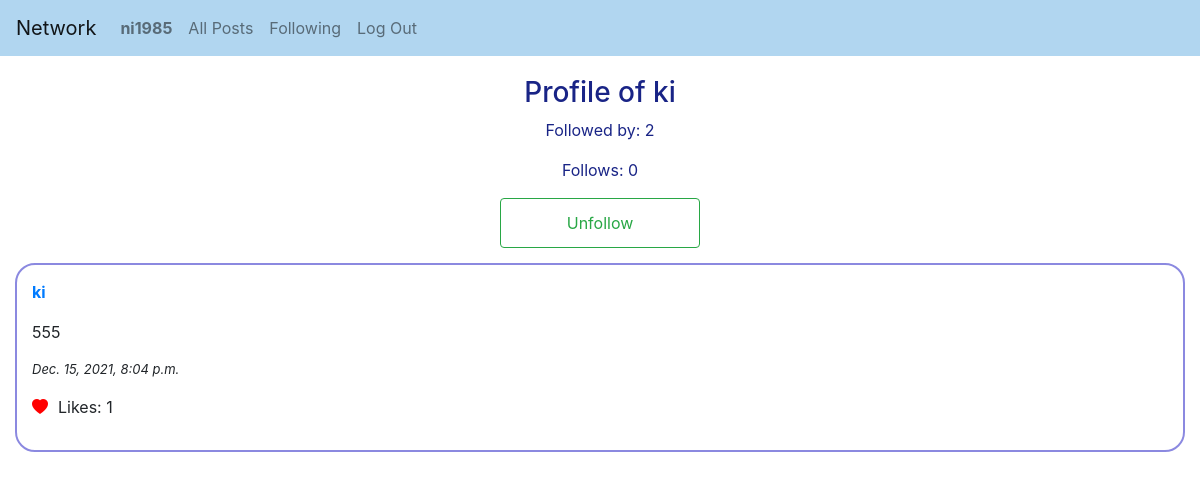
Page /profile/ki/ (signed in) on the earlier database version.
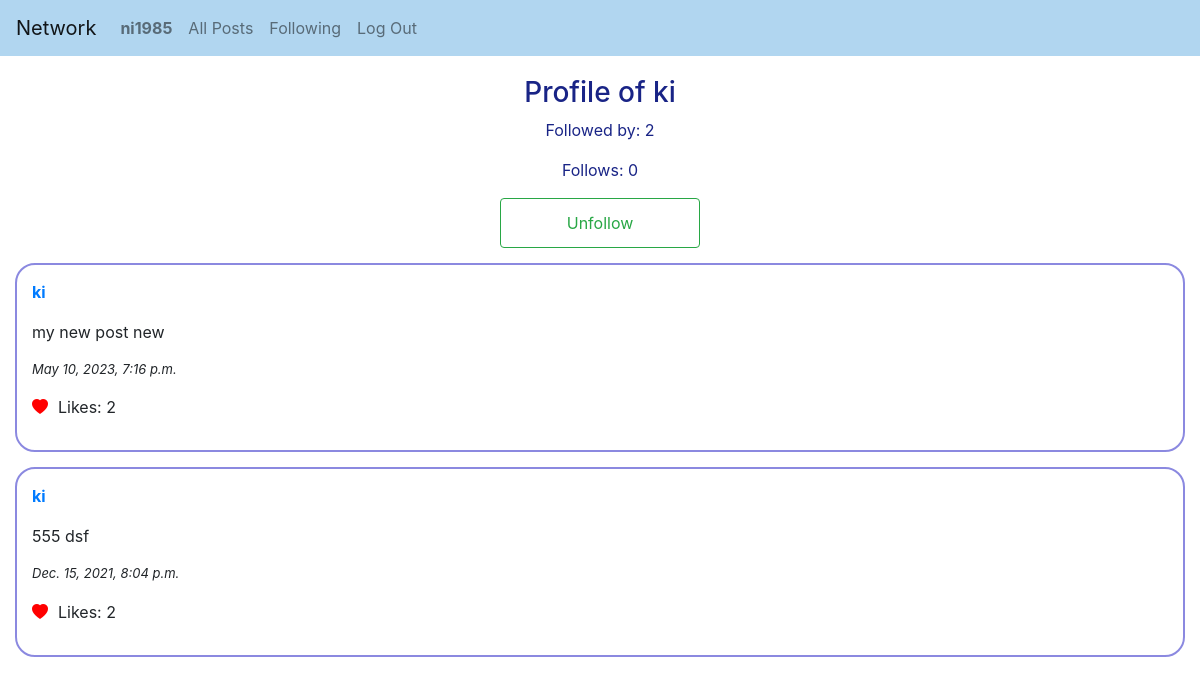
Same page on the later database version.
### network/models.py (models this page shows, shortened)
class Post(models.Model):
    creator = models.ForeignKey(
        User,
        on_delete = models.CASCADE)
    post_text = models.TextField()
    post_time = models.DateTimeField(auto_now_add=True)
    likes = models.ManyToManyField(
        User,
        blank = True,
        related_name = 'Likes'
    )

### network/views.py (the view)
# urls.py: path("profile/<str:user_name>/", views.profile, name="profile"),
def profile(request, user_name):
    print(f'user and profile: {request.user},{user_name}')
    if request.user.is_authenticated and (request.user!=user_name):
        if request.method == 'POST':
            follow = request.POST.get('follow')
            print(f"Follow value is{follow}")
            user_obj = User.objects.get(username=request.user.username)
            subscribed_obj = User.objects.get(username=user_name)
            print(f"subscribed_obj {subscribed_obj}")
            follow_obj = Follow.objects.filter(Q(user_id = user_obj) & Q(subscribed = subscribed_obj) )
            if follow_obj.exists():
                subscribed_user = follow_obj.values_list('subscribed__username', flat=True)
                print(f"unsubscribing {request.user} from {user_name}")
                follow_obj.delete()
            else:
                print(f"Subscribing {request.user} to {user_name}")
                follow_obj = Follow(user_id=user_obj)
                follow_obj.save()
                follow_obj.subscribed.add(subscribed_obj)
    if (str(request.user) == user_name):
        user_check = 1
        print("same user")
    else:
        user_check = 0
    print(f"User check: {user_check}")
    user_post = Post.objects.filter(creator__username = user_name).order_by('-post_time')
    page_number = request.GET.get('page')
    paginator = Paginator(user_post, per_page = 10)
    page_obj = paginator.get_page(page_number)
    followed = Follow.objects.filter(subscribed__username = user_name)
    followed_users = followed.values_list('user_id__username', flat=True)
    followed_nr = len(followed_users)
    print(followed_users)
    print(f"followed by: {followed_nr}")
    follows = Follow.objects.filter(user_id__username = user_name)
    follows_users = follows.values_list('subscribed__username', flat=True)
    follows_nr = len(follows_users)
    if (str(request.user) in followed_users):
        print("you follow this user")
        follow = True
    else:
        print("you do not follow this user")
        follow = False
    print(follows_users)
    print(f"follows: {follows_nr}")
    return render(request, "network/profile.html", {
            'user_name': user_name,
            'posts': page_obj,
            'follows_nr': follows_nr,
            'followed_nr': followed_nr,
            'user_check': user_check,
            'follow': follow
    })

### network/templates/network/profile.html (shortened to what this page needs)
{% extends "network/layout.html" %}
{% load static %}
{% block body %}
    <div class="heading">
        <h3>Profile of {{ user_name }}</h3>
        <p>Followed by: {{ followed_nr}}</p>
        <p>Follows: {{ follows_nr }}</p>
        {% if user.is_authenticated and user_check == 0 %}
            <form action = "{% url 'profile' user_name %}" method="post" id="follow-form">
                <input type="submit" class="btn btn-outline-success follow"
                    value="{% if follow %}Unfollow{% else %}Follow{% endif %}"
                    id="follow-button">
            </form>
        {% endif %}
    </div>
    <div>
        {% for post in posts %}
        <div class="rcorners2">
            <a href="{% url 'profile' user_name %}" id="post-creator-{{ post.id }}"><p class="thick">{{ user_name }}</p></a>
            <p id="post-text-{{ post.id }}">{{ post.post_text }}</p>
            <p class="sm-italic">{{ post.post_time }}</p>
            <div class="inline">
                {% if user in post.likes.all %}
                    <i class="bi bi-heart-fill heart" like-id="{{ post.id }}"></i>
                {% else %}
                    <i class="bi bi-heart heart" like-id="{{ post.id }}"></i>
                {% endif %}
                <p id = "like-count-{{ post.id }}" class="margin-left">Likes: {{ post.likes.count }}</p>
            </div>
        </div>
        {% endfor %}
    </div>
    <nav aria-label="Page navigation">
        <div class="btn-navigation">
        </div>
    </nav>
{% endblock %}

Differences in the rows shown:
added Post: user_name "ki", post_text "my new post new", post_time "May 10, 2023, 7:16 p.m.", likes.count "2"
changed Post: post_text "555" → "555 dsf"; likes.count "1" → "2"
